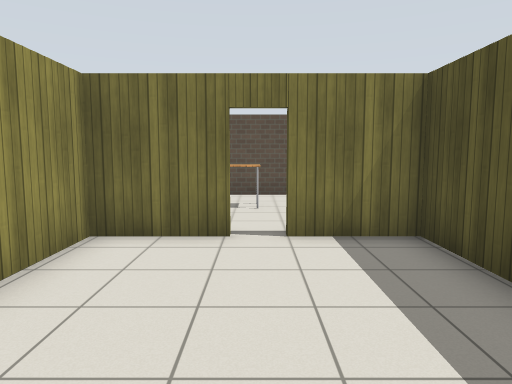
[1] (above)

17 first-person views from a walk through a robot-simulator world made for Gazebo. The camera is 1.3 m above the floor, tilts 6° down and sees 70° across. The floor is counted in squares, 1 m on a side. Each view is taken from the middle of a square. On the plan, view 1 faces up. The plan holds only what a view shows up to about 15 squares ahead; the rest is blank. The robots in the file are not drawn. Simple patterns stand in for the simulator's built-in surfaces.

[2]
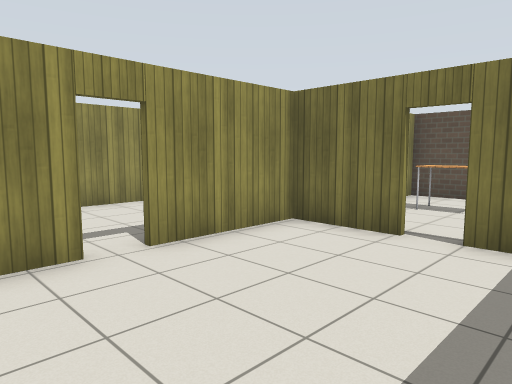

[3]
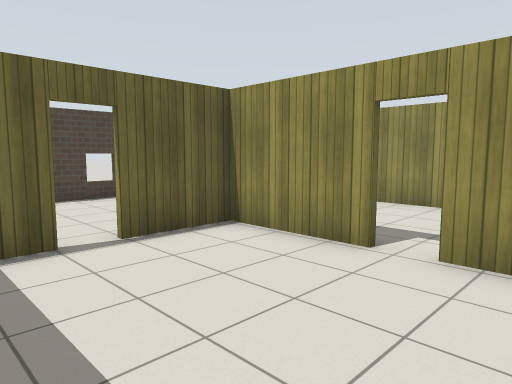

[4]
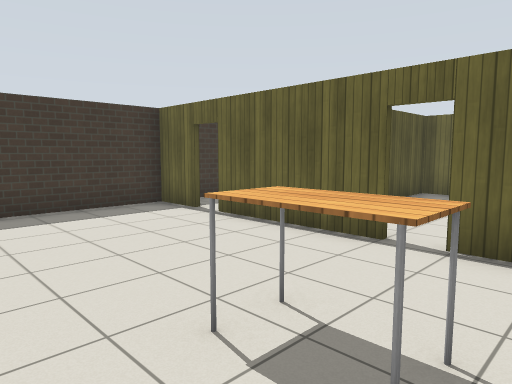

[5]
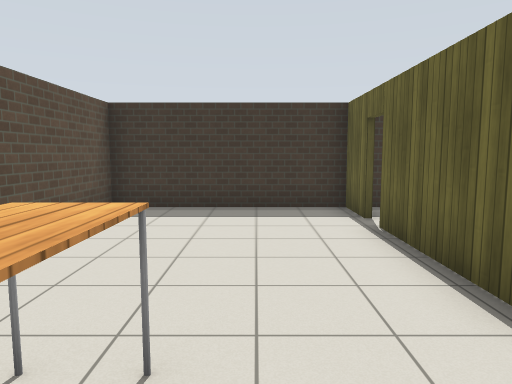

[6]
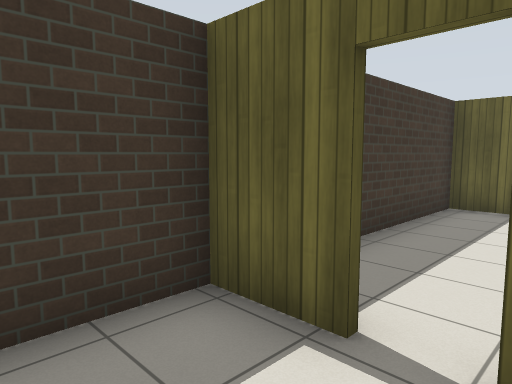

[7]
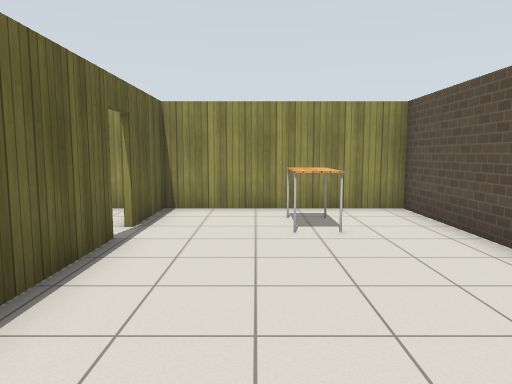

[8]
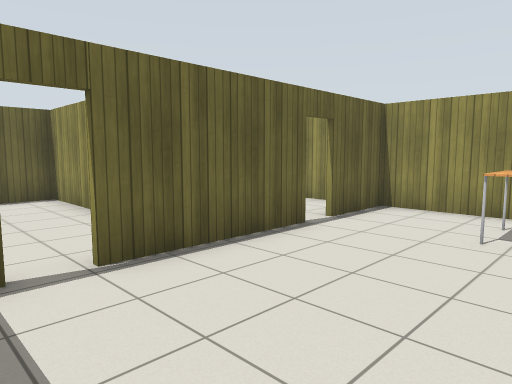

[9]
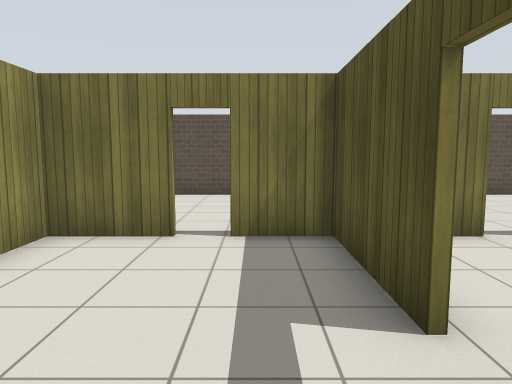

[10]
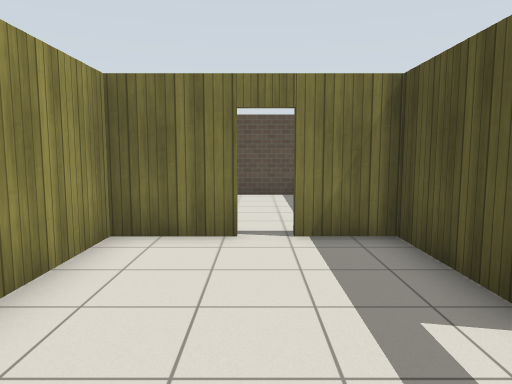

[11]
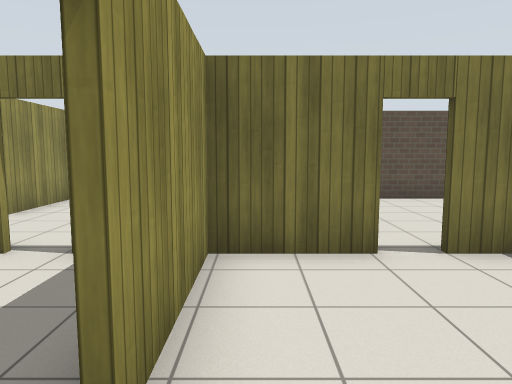

[12]
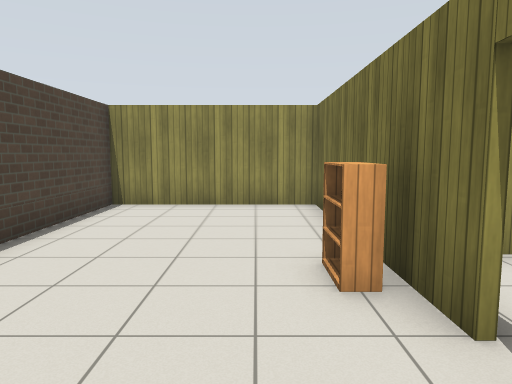

[13]
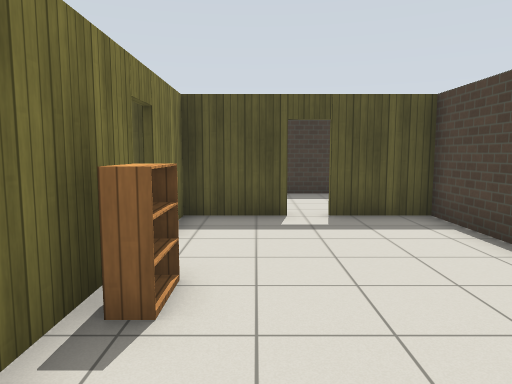

[14]
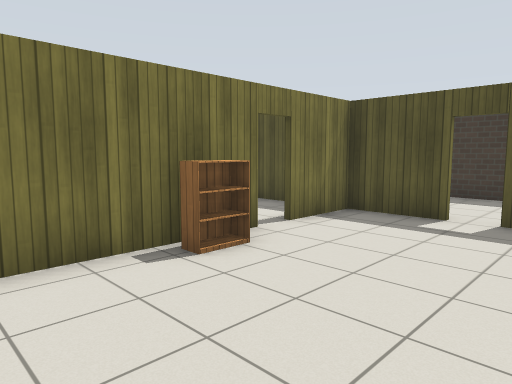

[15]
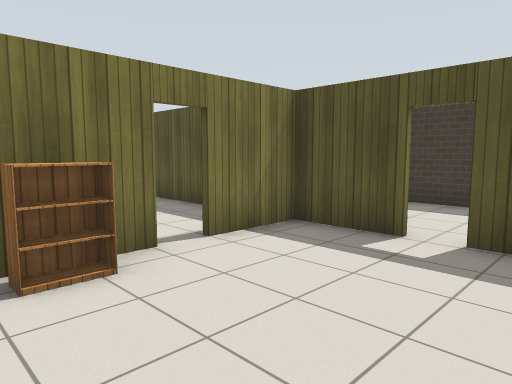

[16]
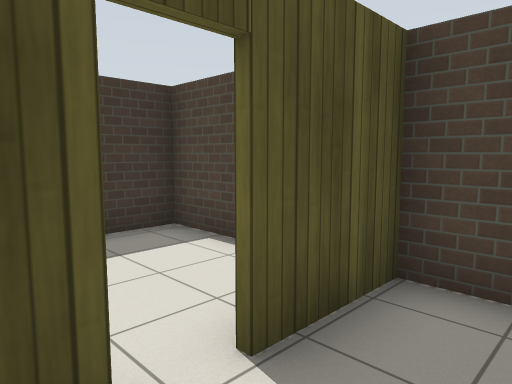

[17]
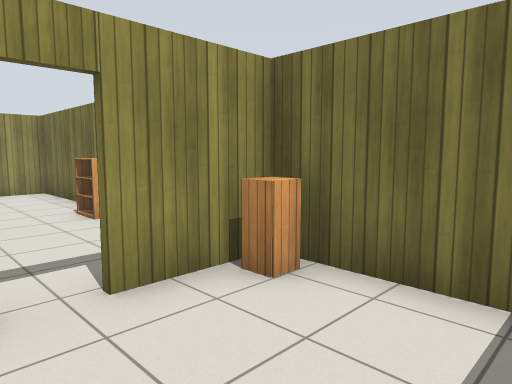

### Floor plan
Points are (right, up) in squares from view 1. A wall is a line through its corners. A room is listed if a view was taken in it or the views show most of it. See-through windows are left out.
Room 1 (views 1, 2, 3, 11)
walls: (-0.4, 5.7) (-2.6, 5.7); (-2.6, 1.6) (-2.6, -1.3) (-0.4, -1.3); (-2.6, 6) (-2.6, 2.5); (0.4, -1.3) (4.1, -1.3); (2.6, -1) (2.6, 5.7) (0.4, 5.7)
ways out: open door at (0, 6) to room 2; open door at (-3, 2) to room 3; open door at (0, -1) to room 4
Room 2 (views 4, 5, 6, 7, 8)
walls: (0.4, 5.8) (4.5, 5.8); (5.2, 5.8) (6.8, 5.8) (6.8, 11.5) (-2.6, 11.5) (-2.6, 6); (-2.8, 5.8) (-0.4, 5.8)
ways out: open door at (0, 6) to room 1; open door at (5, 6) to room 6
objects: table (-1, 9) to (0, 9)
Room 3 (views 9, 10)
walls: (-2.8, 2.5) (-2.8, 5.8); (-5.2, 5.7) (-7.3, 5.7) (-7.3, 3.1); (-7.3, 1.1) (-7.3, -0.8); (-2.8, 5.7) (-4.5, 5.7)
ways out: open door at (-3, 2) to room 1; open door at (-5, 6) to room 7
Room 4 (views 12, 13, 14, 15, 16)
walls: (-0.4, -1.5) (-7.3, -1.5) (-7.3, -6.7) (2.6, -6.7) (2.6, -4.5); (2.6, -3.7) (2.6, -1); (2.6, -1.5) (0.4, -1.5)
ways out: open door at (0, -1) to room 1; open door at (3, -4) to room 5
objects: bookshelf (-2, -2)
Room 5 (view 17)
walls: (5.5, -1.5) (2.7, -1.5); (5.1, -6.7) (6.8, -6.7) (6.8, -1.9); (2.7, -1) (2.7, -3.7)
ways out: open door at (3, -4) to room 4
objects: cabinet (3, -2)
Room 6 (no view inside)
walls: (2.7, 1.4) (2.7, -1); (5.6, -1.3) (6.8, -1.3) (6.8, 5.2)
ways out: open door at (5, 6) to room 2
Room 7 (no view inside)
walls: (-3.8, 11.5) (-6.6, 11.5); (-7.3, 11.4) (-7.3, 8.6)
ways out: open door at (-5, 6) to room 3; open door at (-7, 8)

Where each view was taken, in squares from view 1:
view 1: 0 up, 0 right, facing up
view 2: 0 up, 2 right, facing up-left
view 3: 4 up, 2 right, facing down-left
view 4: 11 up, 2 left, facing down-right
view 5: 8 up, 2 left, facing right
view 6: 8 up, 4 right, facing down-right
view 7: 8 up, 6 right, facing left
view 8: 10 up, 6 right, facing down-left
view 9: 0 up, 4 left, facing up
view 10: 0 up, 5 left, facing up
view 11: 1 up, 2 left, facing up
view 12: 3 down, 2 right, facing left
view 13: 3 down, 5 left, facing right
view 14: 6 down, 5 left, facing up-right
view 15: 6 down, 3 left, facing up-right
view 16: 3 down, 1 right, facing down-right
view 17: 5 down, 6 right, facing up-left
